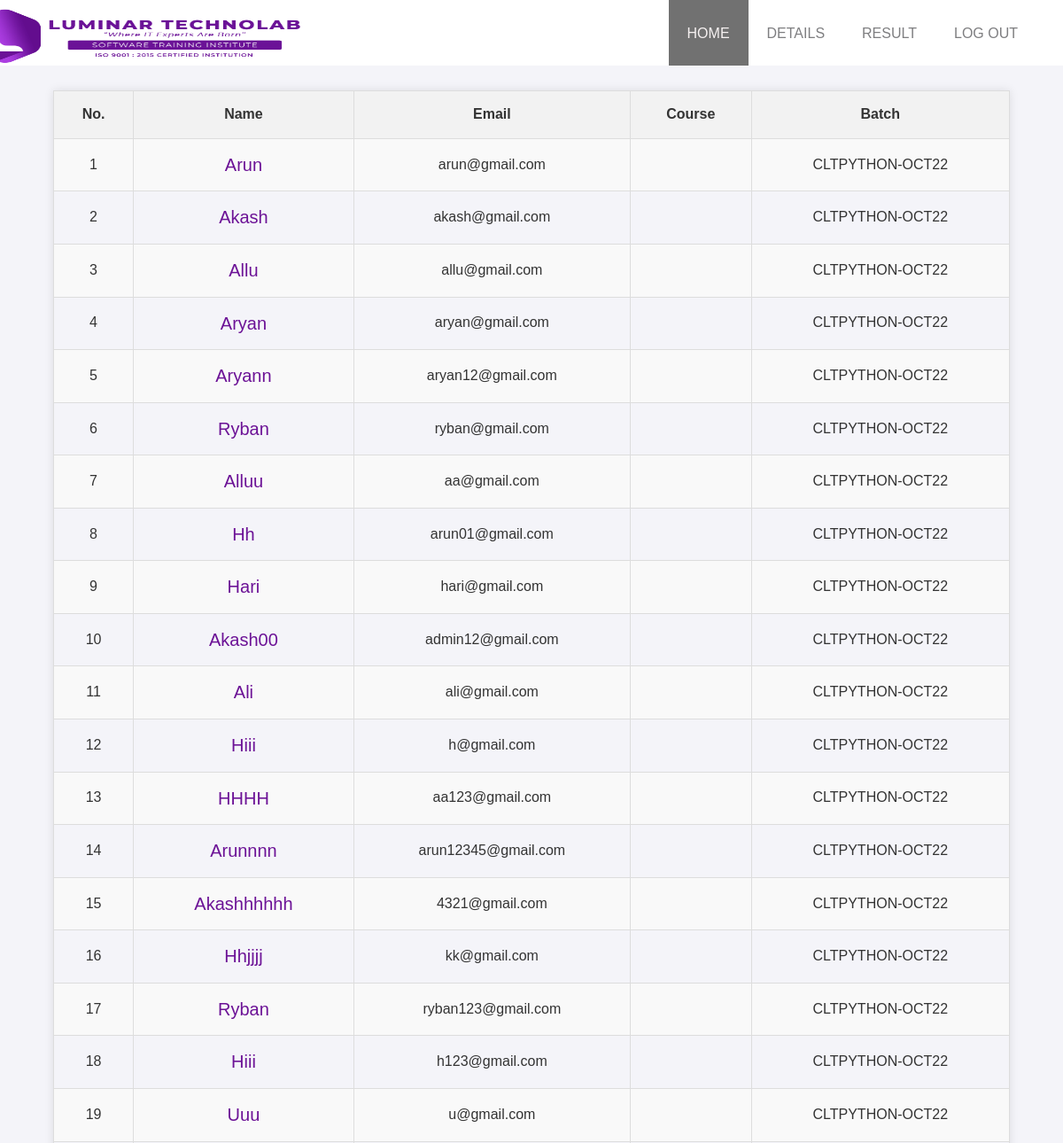
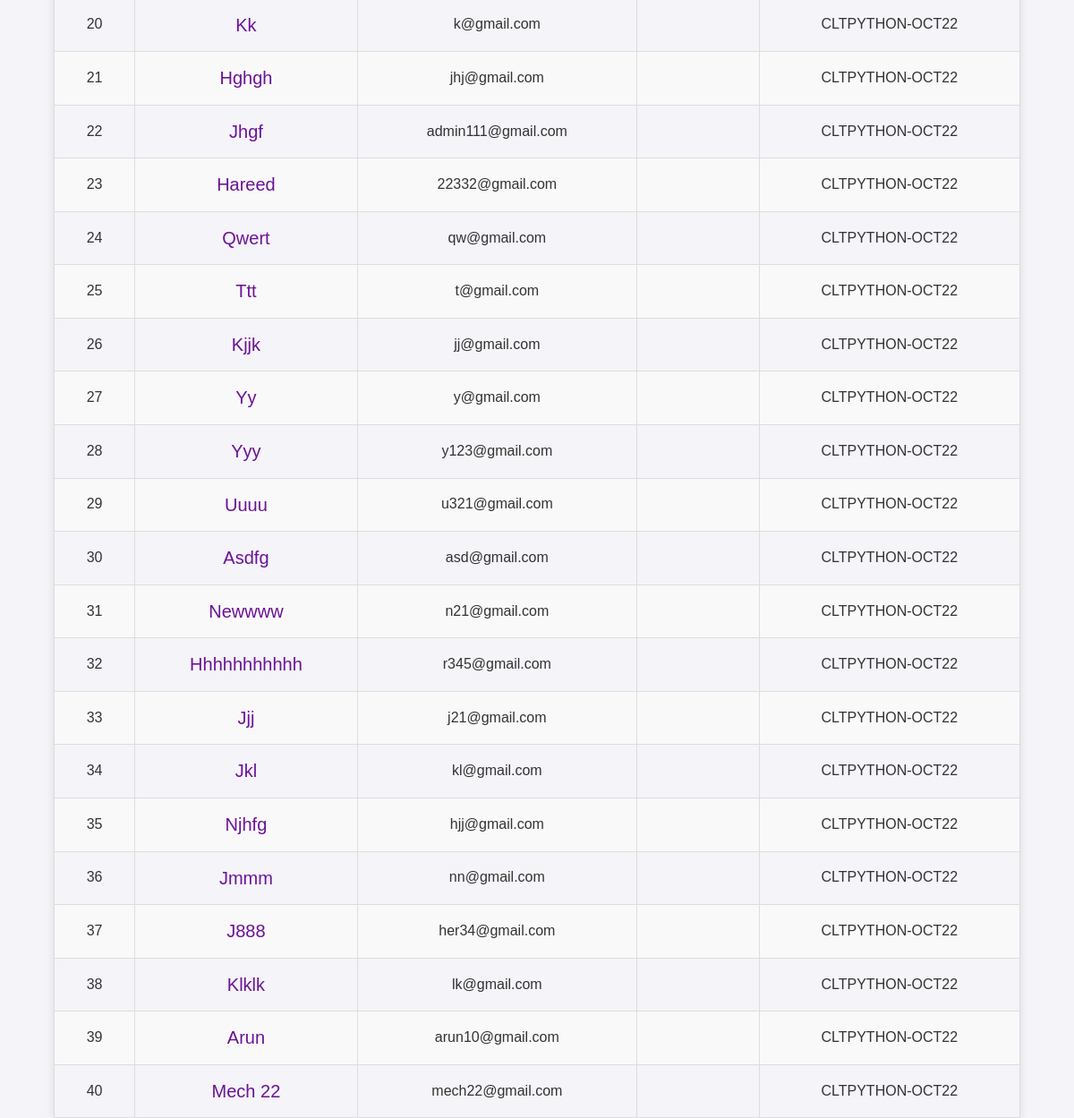
The app's page /accounts/resultview/ with its own data (2 pictures, top to bottom).
### accounts/models.py (models this page shows, shortened)
class AttendedStudents(models.Model):
    set=models.ForeignKey(SetOfExams,on_delete=models.CASCADE,related_name='att_set',null=True)
    name=models.CharField(max_length=200)
    email=models.EmailField(unique=True)
    batch=models.ForeignKey(Batchs,on_delete=models.CASCADE,related_name='att_b')
    course=models.ForeignKey(Courses,on_delete=models.CASCADE,related_name='att_cou',null=True)
    datetime=models.DateTimeField(auto_now_add=True,null=True)

class Batchs(models.Model):
    batch=models.CharField(max_length=200)
    def __str__(self):
        return self.batch

### accounts/views.py (the view)
# urls.py: path('resultview/',AdminResultView.as_view(),name='adminresult'),
class AdminResultView(TemplateView):
    template_name='adminresultview.html'
    def get_context_data(self, **kwargs):
        context = super().get_context_data(**kwargs)
        stu = AttendedStudents.objects.all()
        context['students'] = stu # Assign the list to the context
        return context

### accounts/templates/adminresultview.html (shortened to what this page needs)
{% extends "adminhome.html" %}
{% block home %}
{% load static %}
<h1 class="text-center">Exams</h1>
                <table>
                    <tr>
                      <th>No.</th>
                      <th>Name</th>
                      <th>Email</th>
                      <th>Course</th>
                      <th>Batch</th>
                    </tr>
                    {% for stu in students %}
                    <tr>
                      <td>{{ forloop.counter }}</td>
                      <td><a href="{% url 'scoreadmin' stu.id %}">{{ stu.name }}</a></td>
                      <td>{{ stu.email }}</td>
                      <td>{{ stu.Course }}</td>
                      <td>{{ stu.batch }}</td>
                    </tr>
                    {% endfor %}
                  </table>
{% endblock %}

### accounts/static/assets/css/bootsnav.css (style rules this page uses)
body { -webkit-transition: all 0.3s ease-in-out; -moz-transition: all 0.3s ease-in-out; -o-transition: all 0.3s ease-in-out; -ms-transition: all 0.3s ease-in-out; transition: all 0.3s ease-in-out; }

### accounts/static/assets/css/style.css (style rules this page uses)
* { padding: 0; margin: 0; }
* { -webkit-box-sizing:border-box; -moz-box-sizing:border-box; -o-box-sizing:border-box; -ms-box-sizing:border-box; box-sizing:border-box; }
body { font-family: 'Poppins', sans-serif; font-size:16px; color:#818998; text-transform:initial; max-width:1920px; margin:0 auto; overflow-x:hidden; }
a,a:hover,a:active,a:focus { display:inline-block; text-decoration:none; color: #6C1296; font-size:20px; padding:0; font-weight: 500; text-transform: capitalize; }
h1,h2,h3,h4,h5,h6 { margin: 0; color:#6C1296; font-size: 20px; font-weight: 500; text-transform: capitalize; }
html,body { height: 100%; }

### accounts/static/assets/css/slideshow.css (style rules this page uses)
* { box-sizing:border-box }

### accounts/templates/adminresultview.html (style rules this page uses)
body { font-family: Arial, sans-serif; background-color: #f4f4f9; color: #333; }
table { width: 90%; margin: 80px auto; border-collapse: collapse; box-shadow: 0 0 10px rgba(0, 0, 0, 0.1); }
table, th, td { border: 1px solid #ddd; }
th, td { padding: 15px; text-align: center; }
th { background-color: #f2f2f2; font-weight: bold; }
tr:nth-child(even) { background-color: #f9f9f9; }

### records on screen
AttendedStudents: name "Arun", email "arun@gmail.com", batch "CLTPYTHON-OCT22"
AttendedStudents: name "Akash", email "akash@gmail.com", batch "CLTPYTHON-OCT22"
AttendedStudents: name "Allu", email "allu@gmail.com", batch "CLTPYTHON-OCT22"
AttendedStudents: name "Aryan", email "aryan@gmail.com", batch "CLTPYTHON-OCT22"
AttendedStudents: name "Aryann", email "aryan12@gmail.com", batch "CLTPYTHON-OCT22"
AttendedStudents: name "Ryban", email "ryban@gmail.com", batch "CLTPYTHON-OCT22"
AttendedStudents: name "Alluu", email "aa@gmail.com", batch "CLTPYTHON-OCT22"
AttendedStudents: name "Hh", email "arun01@gmail.com", batch "CLTPYTHON-OCT22"
AttendedStudents: name "Hari", email "hari@gmail.com", batch "CLTPYTHON-OCT22"
AttendedStudents: name "Akash00", email "admin12@gmail.com", batch "CLTPYTHON-OCT22"
AttendedStudents: name "Ali", email "ali@gmail.com", batch "CLTPYTHON-OCT22"
AttendedStudents: name "Hiii", email "h@gmail.com", batch "CLTPYTHON-OCT22"
AttendedStudents: name "HHHH", email "aa123@gmail.com", batch "CLTPYTHON-OCT22"
AttendedStudents: name "Arunnnn", email "arun12345@gmail.com", batch "CLTPYTHON-OCT22"
AttendedStudents: name "Akashhhhhh", email "4321@gmail.com", batch "CLTPYTHON-OCT22"
AttendedStudents: name "Hhjjjj", email "kk@gmail.com", batch "CLTPYTHON-OCT22"
AttendedStudents: name "Ryban", email "ryban123@gmail.com", batch "CLTPYTHON-OCT22"
AttendedStudents: name "Hiii", email "h123@gmail.com", batch "CLTPYTHON-OCT22"
AttendedStudents: name "Uuu", email "u@gmail.com", batch "CLTPYTHON-OCT22"
AttendedStudents: name "Kk", email "k@gmail.com", batch "CLTPYTHON-OCT22"
AttendedStudents: name "Hghgh", email "jhj@gmail.com", batch "CLTPYTHON-OCT22"
AttendedStudents: name "Jhgf", email "admin111@gmail.com", batch "CLTPYTHON-OCT22"
AttendedStudents: name "Hareed", email "22332@gmail.com", batch "CLTPYTHON-OCT22"
AttendedStudents: name "Qwert", email "qw@gmail.com", batch "CLTPYTHON-OCT22"
AttendedStudents: name "Ttt", email "t@gmail.com", batch "CLTPYTHON-OCT22"
AttendedStudents: name "Kjjk", email "jj@gmail.com", batch "CLTPYTHON-OCT22"
AttendedStudents: name "Yy", email "y@gmail.com", batch "CLTPYTHON-OCT22"
AttendedStudents: name "Yyy", email "y123@gmail.com", batch "CLTPYTHON-OCT22"
AttendedStudents: name "Uuuu", email "u321@gmail.com", batch "CLTPYTHON-OCT22"
AttendedStudents: name "Asdfg", email "asd@gmail.com", batch "CLTPYTHON-OCT22"
AttendedStudents: name "Newwww", email "n21@gmail.com", batch "CLTPYTHON-OCT22"
AttendedStudents: name "Hhhhhhhhhhh", email "r345@gmail.com", batch "CLTPYTHON-OCT22"
AttendedStudents: name "Jjj", email "j21@gmail.com", batch "CLTPYTHON-OCT22"
AttendedStudents: name "Jkl", email "kl@gmail.com", batch "CLTPYTHON-OCT22"
AttendedStudents: name "Njhfg", email "hjj@gmail.com", batch "CLTPYTHON-OCT22"
AttendedStudents: name "Jmmm", email "nn@gmail.com", batch "CLTPYTHON-OCT22"
AttendedStudents: name "J888", email "her34@gmail.com", batch "CLTPYTHON-OCT22"
AttendedStudents: name "Klklk", email "lk@gmail.com", batch "CLTPYTHON-OCT22"
AttendedStudents: name "Arun", email "arun10@gmail.com", batch "CLTPYTHON-OCT22"
AttendedStudents: name "Mech 22", email "mech22@gmail.com", batch "CLTPYTHON-OCT22"
